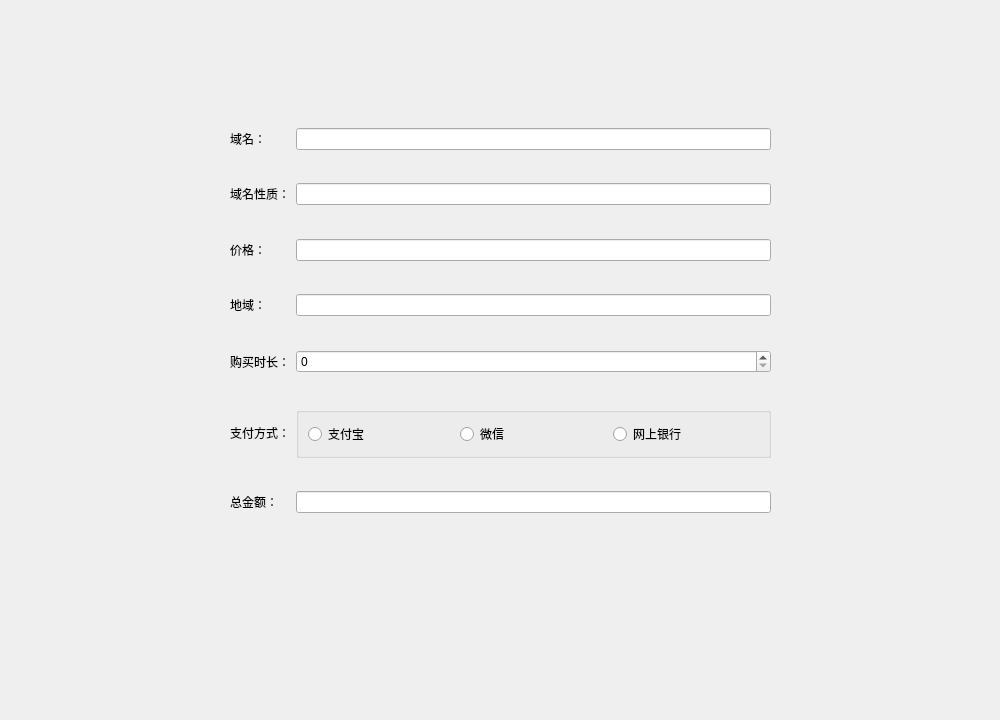
<?xml version="1.0" encoding="UTF-8"?>
<ui version="4.0">
 <class>purchase</class>
 <widget class="QWidget" name="purchase">
  <property name="geometry">
   <rect>
    <x>0</x>
    <y>0</y>
    <width>1000</width>
    <height>720</height>
   </rect>
  </property>
  <property name="windowTitle">
   <string>Form</string>
  </property>
  <widget class="QWidget" name="widget" native="true">
   <property name="geometry">
    <rect>
     <x>230</x>
     <y>100</y>
     <width>541</width>
     <height>441</height>
    </rect>
   </property>
   <layout class="QGridLayout" name="gridLayout">
    <item row="3" column="1">
     <widget class="QLineEdit" name="lineEdit_3"/>
    </item>
    <item row="1" column="1">
     <widget class="QLineEdit" name="lineEdit_2"/>
    </item>
    <item row="12" column="1">
     <spacer name="verticalSpacer_7">
      <property name="orientation">
       <enum>Qt::Vertical</enum>
      </property>
      <property name="sizeHint" stdset="0">
       <size>
        <width>20</width>
        <height>40</height>
       </size>
      </property>
     </spacer>
    </item>
    <item row="9" column="1">
     <widget class="QSpinBox" name="spinBox"/>
    </item>
    <item row="6" column="1">
     <spacer name="verticalSpacer_4">
      <property name="orientation">
       <enum>Qt::Vertical</enum>
      </property>
      <property name="sizeHint" stdset="0">
       <size>
        <width>20</width>
        <height>40</height>
       </size>
      </property>
     </spacer>
    </item>
    <item row="5" column="1">
     <widget class="QLineEdit" name="lineEdit_4"/>
    </item>
    <item row="7" column="0">
     <widget class="QLabel" name="label_4">
      <property name="text">
       <string>地域：</string>
      </property>
     </widget>
    </item>
    <item row="10" column="1">
     <spacer name="verticalSpacer_6">
      <property name="orientation">
       <enum>Qt::Vertical</enum>
      </property>
      <property name="sizeHint" stdset="0">
       <size>
        <width>20</width>
        <height>40</height>
       </size>
      </property>
     </spacer>
    </item>
    <item row="7" column="1">
     <widget class="QLineEdit" name="lineEdit_5"/>
    </item>
    <item row="13" column="0">
     <widget class="QLabel" name="label_7">
      <property name="text">
       <string>总金额：</string>
      </property>
     </widget>
    </item>
    <item row="0" column="1">
     <spacer name="verticalSpacer">
      <property name="orientation">
       <enum>Qt::Vertical</enum>
      </property>
      <property name="sizeHint" stdset="0">
       <size>
        <width>20</width>
        <height>40</height>
       </size>
      </property>
     </spacer>
    </item>
    <item row="4" column="1">
     <spacer name="verticalSpacer_3">
      <property name="orientation">
       <enum>Qt::Vertical</enum>
      </property>
      <property name="sizeHint" stdset="0">
       <size>
        <width>20</width>
        <height>40</height>
       </size>
      </property>
     </spacer>
    </item>
    <item row="11" column="1">
     <widget class="QGroupBox" name="groupBox">
      <property name="title">
       <string/>
      </property>
      <layout class="QHBoxLayout" name="horizontalLayout">
       <item>
        <widget class="QRadioButton" name="radioButton">
         <property name="text">
          <string>支付宝</string>
         </property>
        </widget>
       </item>
       <item>
        <widget class="QRadioButton" name="radioButton_2">
         <property name="text">
          <string>微信</string>
         </property>
        </widget>
       </item>
       <item>
        <widget class="QRadioButton" name="radioButton_3">
         <property name="text">
          <string>网上银行</string>
         </property>
        </widget>
       </item>
      </layout>
     </widget>
    </item>
    <item row="3" column="0">
     <widget class="QLabel" name="label_2">
      <property name="text">
       <string>域名性质：</string>
      </property>
     </widget>
    </item>
    <item row="8" column="1">
     <spacer name="verticalSpacer_5">
      <property name="orientation">
       <enum>Qt::Vertical</enum>
      </property>
      <property name="sizeHint" stdset="0">
       <size>
        <width>20</width>
        <height>40</height>
       </size>
      </property>
     </spacer>
    </item>
    <item row="9" column="0">
     <widget class="QLabel" name="label_5">
      <property name="text">
       <string>购买时长：</string>
      </property>
     </widget>
    </item>
    <item row="11" column="0">
     <widget class="QLabel" name="label_6">
      <property name="text">
       <string>支付方式：</string>
      </property>
     </widget>
    </item>
    <item row="1" column="0">
     <widget class="QLabel" name="label">
      <property name="text">
       <string>域名：</string>
      </property>
     </widget>
    </item>
    <item row="5" column="0">
     <widget class="QLabel" name="label_3">
      <property name="text">
       <string>价格：</string>
      </property>
     </widget>
    </item>
    <item row="2" column="1">
     <spacer name="verticalSpacer_2">
      <property name="orientation">
       <enum>Qt::Vertical</enum>
      </property>
      <property name="sizeHint" stdset="0">
       <size>
        <width>20</width>
        <height>40</height>
       </size>
      </property>
     </spacer>
    </item>
    <item row="13" column="1">
     <widget class="QLineEdit" name="lineEdit"/>
    </item>
    <item row="14" column="1">
     <spacer name="verticalSpacer_8">
      <property name="orientation">
       <enum>Qt::Vertical</enum>
      </property>
      <property name="sizeHint" stdset="0">
       <size>
        <width>20</width>
        <height>40</height>
       </size>
      </property>
     </spacer>
    </item>
   </layout>
  </widget>
 </widget>
 <resources/>
 <connections/>
</ui>
